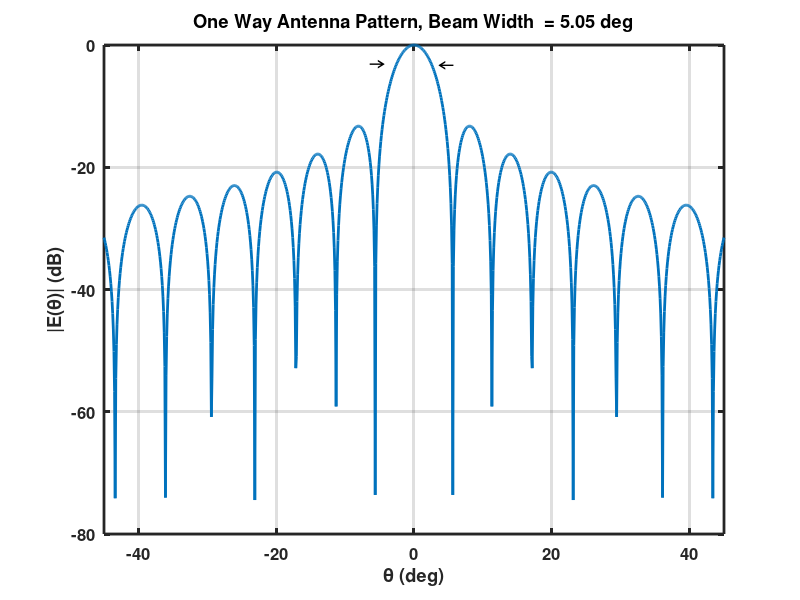
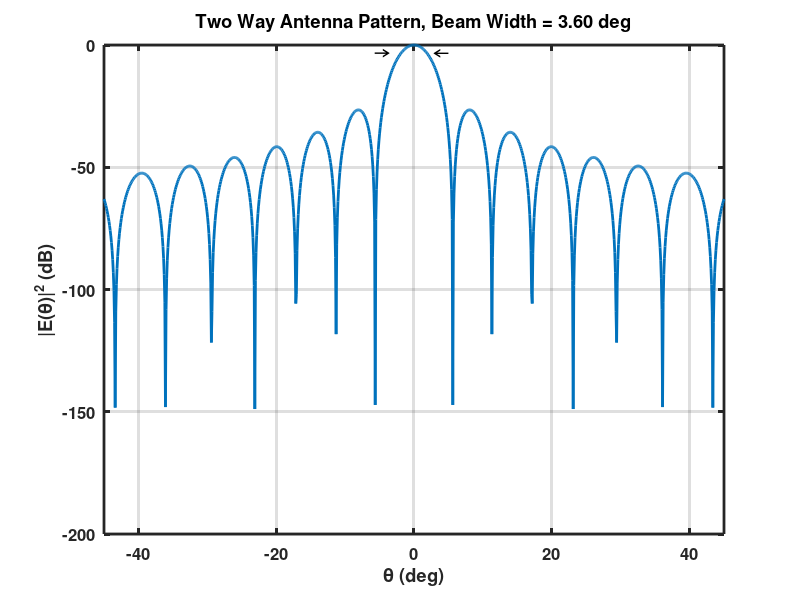

Write MATLAB code to recreate these figures, in order.
function generateAntennaPatternPlots(varargin)
%generateAntennaPatternPlots(varargin)
saveFigs = 0;

if(nargin == 1)
    saveFigs = varargin{1};
end

f = 35e9;
lambda = 3e8/f;


D = 10.19*lambda;
r = 10000;
l = lambda;
theta = linspace(-pi/4,pi/4,1000);

E = sin(pi*D/lambda.*sin(theta))./(pi*D/lambda*sin(theta));
Edb = 20*log10(abs(E));

ind1 = find(Edb >= -3,1);
ind2 = find(Edb(ind1+1:end) <= -3, 1) + ind1;

bw = abs(theta(ind2) - theta(ind1))*180/pi;

h(1) = figure;
plot(theta*180/pi,Edb,'LineWidth',2);
xlabel('\theta (deg)')
ylabel('|E(\theta)| (dB)')
grid on
text(theta(ind1)*180/pi - 4,Edb(ind1),'\rightarrow','FontSize',12,'FontWeight','bold')
text(theta(ind2)*180/pi + 1,Edb(ind2),'\leftarrow','FontSize',12,'FontWeight','bold')
tstring = sprintf('One Way Antenna Pattern, Beam Width  = %0.2f deg',bw);
title(tstring)

set(gca,'LineWidth',2)
set(gca,'FontSize',12)
set(gca,'FontWeight','bold')
xlim([-45 45])
%%
E2 = E.*E;
E2db = 20*log10(abs(E2));

ind3 = find(E2db >= -3,1);
ind4 = find(E2db(ind3+1:end) <= -3, 1) + ind3;

bw2 = abs(theta(ind4) - theta(ind3))*180/pi;

h(2) = figure;
plot(theta*180/pi,E2db,'LineWidth',2);
xlabel('\theta (deg)')
ylabel('|E(\theta)|^2 (dB)')
grid on
text(theta(ind3)*180/pi - 4,E2db(ind3),'\rightarrow','FontSize',12,'FontWeight','bold')
text(theta(ind4)*180/pi + 1,E2db(ind4),'\leftarrow','FontSize',12,'FontWeight','bold')
tstring = sprintf('Two Way Antenna Pattern, Beam Width = %0.2f deg',bw2);
title(tstring)

set(gca,'LineWidth',2)
set(gca,'FontSize',12)
set(gca,'FontWeight','bold')
xlim([-45 45])
%%

if(saveFigs == 1)
    saveas(h(1),'sinc_antenna_pattern_one_way.png','png')
    saveas(h(2),'sinc_antenna_pattern_two_way.png','png')
end